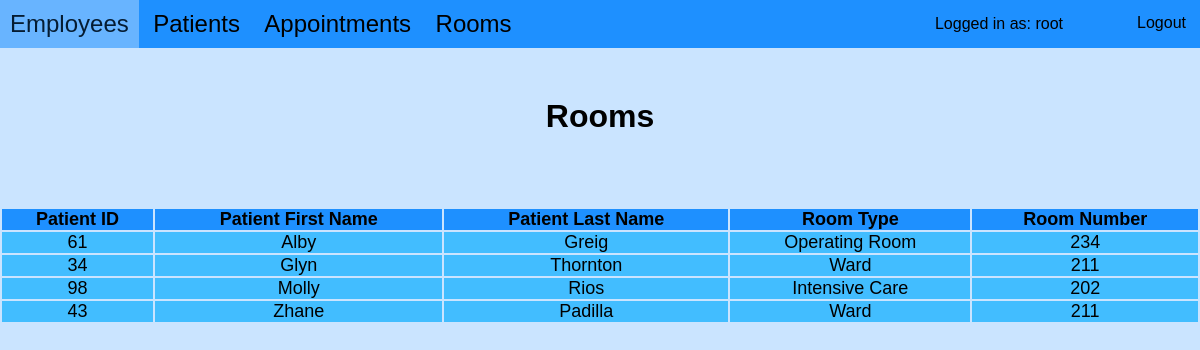
Screenshot of /occupied_rooms.php (signed in) with the database file from the repository.
### tables this page shows
CREATE TABLE `patient` (
  `pid` int(11) NOT NULL,
  `fname` varchar(25) NOT NULL,
  `lname` varchar(25) NOT NULL,
  `birthday` varchar(20) NOT NULL,
  `gender` char(1) NOT NULL,
  `phone` varchar(20) NOT NULL,
  `address` varchar(100) NOT NULL,
  PRIMARY KEY (`pid`)
);

CREATE TABLE `room` (
  `room_number` int(3) NOT NULL,
  `room_type` varchar(20) DEFAULT NULL,
  PRIMARY KEY (`room_number`)
);

### occupied_rooms.php (the view, shortened to what this page needs)
<?php include 'header.php'; ?>
<h1 class="title">Rooms</h1>
<?php
$conn = db_connect($_SESSION['vali']);
$sql = 'select patient.pid, patient.fname, patient.lname, room.room_type, room.room_number
    from patient
    join assign_room ON patient.pid = assign_room.pid
    join room ON assign_room.room_number = room.room_number;';
$result = mysqli_query($conn, $sql) or die(mysqli_error($conn));
$field_names = [
    'Patient ID',
    'Patient First Name',
    'Patient Last Name',
    'Room Type',
    'Room Number'
];
echo '<table class=tabl>';
echo '<tr class=column>';
foreach ($field_names as $value) {
    echo '<td>' . $value . '</td>';
}
echo '</tr>';
$fieldNum = mysqli_num_fields($result);
while ($row = mysqli_fetch_array($result)) {
    echo "<tr class=row>";
    for ($x = 0; $x < $fieldNum; $x++) {
        echo "<td>" . $row[$x] . "</td>";
    }
    echo "</tr>";
}
echo '</table>';
?>
<?php include 'footer.php'; ?>

### css/style.css (style rules this page uses)
* { padding: 0; margin: 0; font-family: Arial; }
body { background-color: rgb(202, 228, 255) }
.title { text-align: center; padding-top: 50px; font-size: xx-large; padding-bottom: 50px; }
.tabl { width: 100%; font-size: large; text-align: center; margin-top: -50px; }
.column { font-weight: 800; background-color: dodgerblue; }
.row { background-color: #42bdff; }

### rows the page displays
patient: pid "61", fname "Alby", lname "Greig", room.room_type "Operating Room", room.room_number "234"
patient: pid "34", fname "Glyn", lname "Thornton", room.room_type "Ward", room.room_number "211"
patient: pid "98", fname "Molly", lname "Rios", room.room_type "Intensive Care", room.room_number "202"
patient: pid "43", fname "Zhane", lname "Padilla", room.room_type "Ward", room.room_number "211"

### other values shown
$_SESSION['user'] "root"
$value "Patient ID"
$value "Patient First Name"
$value "Patient Last Name"
$value "Room Type"
$value "Room Number"
